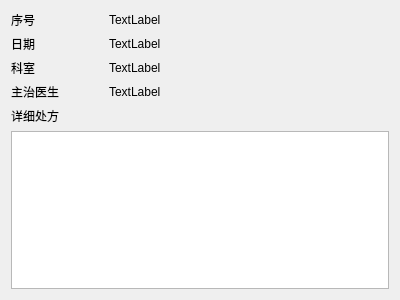
<?xml version="1.0" encoding="UTF-8"?>
<ui version="4.0">
 <class>PatientPrescription</class>
 <widget class="QDialog" name="PatientPrescription">
  <property name="geometry">
   <rect>
    <x>0</x>
    <y>0</y>
    <width>400</width>
    <height>300</height>
   </rect>
  </property>
  <property name="windowTitle">
   <string>处方</string>
  </property>
  <layout class="QVBoxLayout" name="verticalLayout">
   <item>
    <layout class="QFormLayout" name="formLayout">
     <property name="horizontalSpacing">
      <number>50</number>
     </property>
     <item row="0" column="0">
      <widget class="QLabel" name="label">
       <property name="text">
        <string>序号</string>
       </property>
       <property name="alignment">
        <set>Qt::AlignCenter</set>
       </property>
      </widget>
     </item>
     <item row="0" column="1">
      <widget class="QLabel" name="label_6">
       <property name="text">
        <string>TextLabel</string>
       </property>
      </widget>
     </item>
     <item row="1" column="0">
      <widget class="QLabel" name="label_2">
       <property name="text">
        <string>日期</string>
       </property>
       <property name="alignment">
        <set>Qt::AlignCenter</set>
       </property>
      </widget>
     </item>
     <item row="1" column="1">
      <widget class="QLabel" name="label_7">
       <property name="text">
        <string>TextLabel</string>
       </property>
      </widget>
     </item>
     <item row="2" column="0">
      <widget class="QLabel" name="label_3">
       <property name="text">
        <string>科室</string>
       </property>
       <property name="alignment">
        <set>Qt::AlignCenter</set>
       </property>
      </widget>
     </item>
     <item row="2" column="1">
      <widget class="QLabel" name="label_8">
       <property name="text">
        <string>TextLabel</string>
       </property>
      </widget>
     </item>
     <item row="3" column="0">
      <widget class="QLabel" name="label_4">
       <property name="text">
        <string>主治医生</string>
       </property>
       <property name="alignment">
        <set>Qt::AlignCenter</set>
       </property>
      </widget>
     </item>
     <item row="3" column="1">
      <widget class="QLabel" name="label_9">
       <property name="text">
        <string>TextLabel</string>
       </property>
      </widget>
     </item>
    </layout>
   </item>
   <item>
    <widget class="QLabel" name="label_5">
     <property name="text">
      <string>详细处方</string>
     </property>
    </widget>
   </item>
   <item>
    <widget class="QTextBrowser" name="textBrowser"/>
   </item>
  </layout>
 </widget>
 <resources/>
 <connections/>
</ui>
